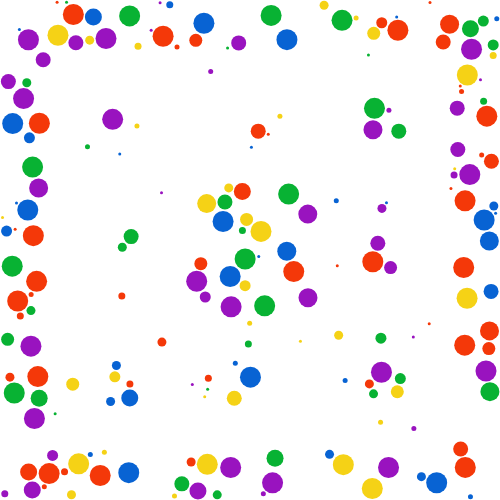
Frame 1 (no input)
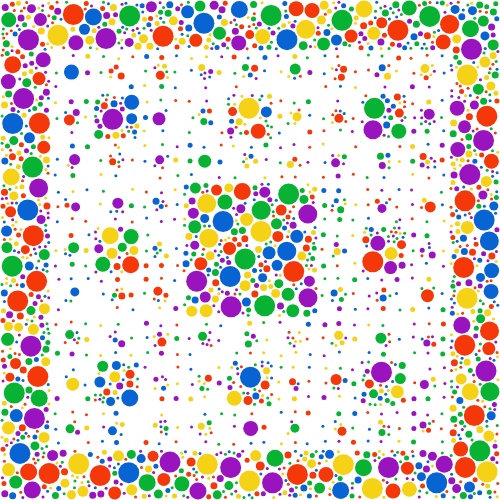
Frame 60 (no input)
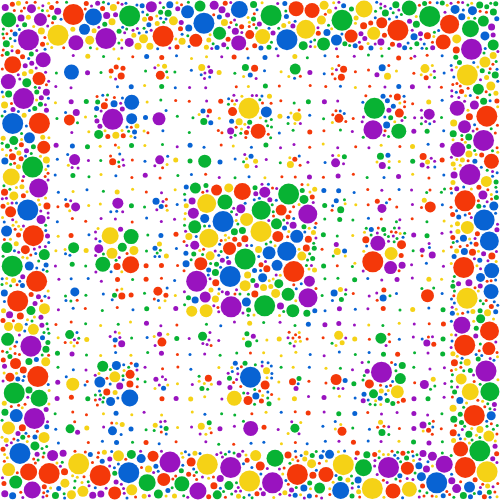
Frame 120 (the mouse pressed at the canvas centre since frame 60)

The p5.js sketch that drew these frames (run headless with seeded random() and noise() and a simulated clock; from frame 60 on, the mouse is pressed at the canvas centre):

// p5.js sketch
// ── sketch.js
/*
Genuary 2022
JAN.31 "Negative space."

By Roni Kaufman
https://ronikaufman.github.io
*/

let pattern;
let circles = [];
let palette = ["#0863d3", "#f5d216", "#f43809", "#08b233", "#9913bf"];

function setup() {
  createCanvas(500, 500);
  //noLoop();
  noStroke();

  let margin = 50;
  pattern = createGraphics(width, height);
  pattern.background(255);
  pattern.fill(0);
  sierpinski(pattern, margin, margin, width - 2*margin, 4);

  background(255);
}

function draw() {
  for (let i = 0; i < 500; i++) {
    let x = random(width);
    let y = random(height);
    let r = 1;
    let newCircle = {
      center: createVector(x, y),
      r: r
    }
    if (canAdd(newCircle)) {
      while (canAdd(newCircle)) {
        newCircle.r++;
      }
      fill(random(palette));
      circle(x, y, 2*newCircle.r - 1);
      circles.push(newCircle);
    }
  }
}

function sierpinski(pg, x, y, s, n) {
  if (n == 0) {
    pg.square(x, y, s);
    return;
  }
  sierpinski(pg, x, y, s/3, n-1);
  sierpinski(pg, x+s/3, y, s/3, n-1);
  sierpinski(pg, x+2*s/3, y, s/3, n-1);
  sierpinski(pg, x, y+s/3, s/3, n-1);
  sierpinski(pg, x+2*s/3, y+s/3, s/3, n-1);
  sierpinski(pg, x, y+2*s/3, s/3, n-1);
  sierpinski(pg, x+s/3, y+2*s/3, s/3, n-1);
  sierpinski(pg, x+2*s/3, y+2*s/3, s/3, n-1);
}

function canAdd(newCircle) {
  let x = newCircle.center.x;
  let y = newCircle.center.y;
  let r = newCircle.r;

  // check intersection with other circles
  for (let c of circles) {
    if (c.center.dist(newCircle.center) < c.r + r + 1) {
      return false;
    }
  }
  // check if it's inside the canvas
  if (x - r < 1 || x + r > width - 1 || y - r < 1 || y + r > height - 1) {
    return false;
  }
  // check if it's not too big
  if (r > 10) {
    return false;
  }
  // check the background pattern, the center and border of the new circle
  let c = pattern.get(x, y);
  if (c[0] == 0) {
    return false;
  }
  for (let theta = 0; theta < TAU; theta += TAU/12) {
    c = pattern.get(x + r*cos(theta), y + r*sin(theta));
    if (c[0] == 0) {
      return false;
    }
  }

  return true;
}
